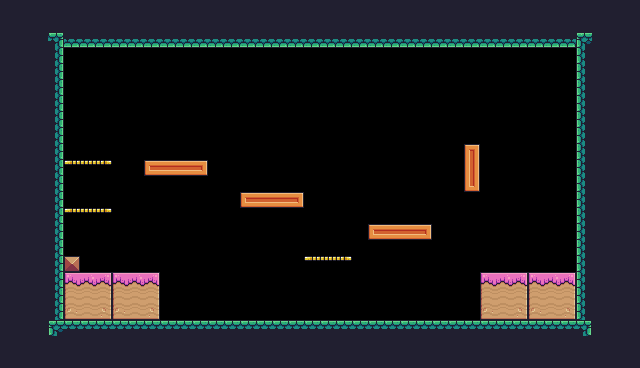

Tiled map render using the project's own tile images. Description and the whole map definition, tile-layer contents included, below:
An orthogonal 40x23 tile map with 16x16 px tiles, 1 tile layer (Background) and 28 objects (9x Fruit, 3x Saw, 3x Platform, Checkpoint, Player).

<map version="1.10" tiledversion="1.11.2" orientation="orthogonal" renderorder="right-down" width="40" height="23" tilewidth="16" tileheight="16" infinite="0" nextlayerid="4" nextobjectid="30">
 <tileset firstgid="1" source="Pixel Adventure.tsx" />
 <layer id="1" name="Background" width="40" height="23">
  <properties>
   <property name="BackgroundColor" value="Yellow" />
  </properties>
  <data encoding="csv">
24,24,24,24,24,24,24,24,24,24,24,24,24,24,24,24,24,24,24,24,24,24,24,24,24,24,24,24,24,24,24,24,24,24,24,24,24,24,24,24,
24,24,24,24,24,24,24,24,24,24,24,24,24,24,24,24,24,24,24,24,24,24,24,24,24,24,24,24,24,24,24,24,24,24,24,24,24,24,24,24,
24,24,24,179,222,222,222,222,222,222,222,222,222,222,222,222,222,222,222,222,222,222,222,222,222,222,222,222,222,222,222,222,222,222,222,222,177,24,24,24,
24,24,24,201,0,0,0,0,0,0,0,0,0,0,0,0,0,0,0,0,0,0,0,0,0,0,0,0,0,0,0,0,0,0,0,0,199,24,24,24,
24,24,24,201,0,0,0,0,0,0,0,0,0,0,0,0,0,0,0,0,0,0,0,0,0,0,0,0,0,0,0,0,0,0,0,0,199,24,24,24,
24,24,24,201,0,0,0,0,0,0,0,0,0,0,0,0,0,0,0,0,0,0,0,0,0,0,0,0,0,0,0,0,0,0,0,0,199,24,24,24,
24,24,24,201,0,0,0,0,0,0,0,0,0,0,0,0,0,0,0,0,0,0,0,0,0,0,0,0,0,0,0,0,0,0,0,0,199,24,24,24,
24,24,24,201,0,0,0,0,0,0,0,0,0,0,0,0,0,0,0,0,0,0,0,0,0,0,0,0,0,0,0,0,0,0,0,0,199,24,24,24,
24,24,24,201,0,0,0,0,0,0,0,0,0,0,0,0,0,0,0,0,0,0,0,0,0,0,0,0,0,0,0,0,0,0,0,0,199,24,24,24,
24,24,24,201,0,0,0,0,0,0,0,0,0,0,0,0,0,0,0,0,0,0,0,0,0,0,0,0,0,192,0,0,0,0,0,0,199,24,24,24,
24,24,24,201,18,19,20,0,0,189,190,190,191,0,0,0,0,0,0,0,0,0,0,0,0,0,0,0,0,214,0,0,0,0,0,0,199,24,24,24,
24,24,24,201,0,0,0,0,0,0,0,0,0,0,0,0,0,0,0,0,0,0,0,0,0,0,0,0,0,236,0,0,0,0,0,0,199,24,24,24,
24,24,24,201,0,0,0,0,0,0,0,0,0,0,0,189,190,190,191,0,0,0,0,0,0,0,0,0,0,0,0,0,0,0,0,0,199,24,24,24,
24,24,24,201,18,19,20,0,0,0,0,0,0,0,0,0,0,0,0,0,0,0,0,0,0,0,0,0,0,0,0,0,0,0,0,0,199,24,24,24,
24,24,24,201,0,0,0,0,0,0,0,0,0,0,0,0,0,0,0,0,0,0,0,189,190,190,191,0,0,0,0,0,0,0,0,0,199,24,24,24,
24,24,24,201,0,0,0,0,0,0,0,0,0,0,0,0,0,0,0,0,0,0,0,0,0,0,0,0,0,0,0,0,0,0,0,0,199,24,24,24,
24,24,24,201,35,0,0,0,0,0,0,0,0,0,0,0,0,0,0,18,19,20,0,0,0,0,0,0,0,0,0,0,0,0,0,0,199,24,24,24,
24,24,24,201,183,184,185,183,184,185,0,0,0,0,0,0,0,0,0,0,0,0,0,0,0,0,0,0,0,0,183,184,185,183,184,185,199,24,24,24,
24,24,24,201,205,206,207,205,206,207,0,0,0,0,0,0,0,0,0,0,0,0,0,0,0,0,0,0,0,0,205,206,207,205,206,207,199,24,24,24,
24,24,24,201,227,228,229,227,228,229,0,0,0,0,0,0,0,0,0,0,0,0,0,0,0,0,0,0,0,0,227,228,229,227,228,229,199,24,24,24,
24,24,24,177,178,178,178,178,178,178,178,178,178,178,178,178,178,178,178,178,178,178,178,178,178,178,178,178,178,178,178,178,178,178,178,178,179,24,24,24,
24,24,24,24,24,24,24,24,24,24,24,24,24,24,24,24,24,24,24,24,24,24,24,24,24,24,24,24,24,24,24,24,24,24,24,24,24,24,24,24,
24,24,24,24,24,24,24,24,24,24,24,24,24,24,24,24,24,24,24,24,24,24,24,24,24,24,24,24,24,24,24,24,24,24,24,24,24,24,24,24
</data>
 </layer>
 <objectgroup id="3" name="Spawnpoints">
  <object id="16" name="Melon" type="Fruit" x="144" y="128" width="32" height="32" />
  <object id="17" name="Cherries" type="Fruit" x="176" y="128" width="32" height="32" />
  <object id="18" name="Apple" type="Fruit" x="64" y="128" width="32" height="32" />
  <object id="19" name="Orange" type="Fruit" x="64" y="176" width="32" height="32" />
  <object id="20" name="Kiwi" type="Fruit" x="240" y="160" width="32" height="32" />
  <object id="21" name="Kiwi" type="Fruit" x="272" y="160" width="32" height="32" />
  <object id="22" name="Kiwi" type="Fruit" x="256" y="128" width="32" height="32" />
  <object id="23" name="Bananas" type="Fruit" x="368" y="192" width="32" height="32" />
  <object id="24" name="Bananas" type="Fruit" x="400" y="192" width="32" height="32" />
  <object id="25" type="Checkpoint" x="496" y="208" width="64" height="64" />
  <object id="26" type="Saw" x="320" y="176" width="31.6329" height="31.2325">
   <properties>
    <property name="isVertical" type="bool" value="true" />
    <property name="offsetNeg" type="float" value="8" />
    <property name="offsetPos" type="float" value="6" />
   </properties>
  </object>
  <object id="27" type="Saw" x="224" y="48" width="31.6329" height="31.2325">
   <properties>
    <property name="isVertical" type="bool" value="false" />
    <property name="offsetNeg" type="float" value="10" />
    <property name="offsetPos" type="float" value="20" />
   </properties>
  </object>
  <object id="28" type="Saw" x="432" y="96" width="31.6329" height="31.2325">
   <properties>
    <property name="isVertical" type="bool" value="true" />
    <property name="offsetNeg" type="float" value="2" />
    <property name="offsetPos" type="float" value="4" />
   </properties>
  </object>
  <object id="29" name="Player" type="Player" x="112.163" y="237.672" width="32" height="31" />
 </objectgroup>
 <objectgroup id="2" name="Collisions">
  <object id="1" type="Platform" x="64" y="160" width="48" height="16" />
  <object id="3" type="Platform" x="64" y="208" width="48" height="16" />
  <object id="4" type="Platform" x="304" y="256" width="48" height="16" />
  <object id="5" x="144" y="160" width="64" height="16" />
  <object id="6" x="240" y="192" width="64" height="16" />
  <object id="7" x="368" y="224" width="64" height="16" />
  <object id="8" x="464" y="144" width="16" height="48" />
  <object id="9" x="480" y="272" width="96" height="48" />
  <object id="10" x="64" y="272" width="96" height="48" />
  <object id="11" x="64" y="256" width="16" height="16" />
  <object id="12" x="48" y="32" width="16" height="304" />
  <object id="13" x="64" y="320" width="512" height="16" />
  <object id="14" x="576" y="32" width="16" height="304" />
  <object id="15" x="64" y="32" width="512" height="16" />
 </objectgroup>
</map>
